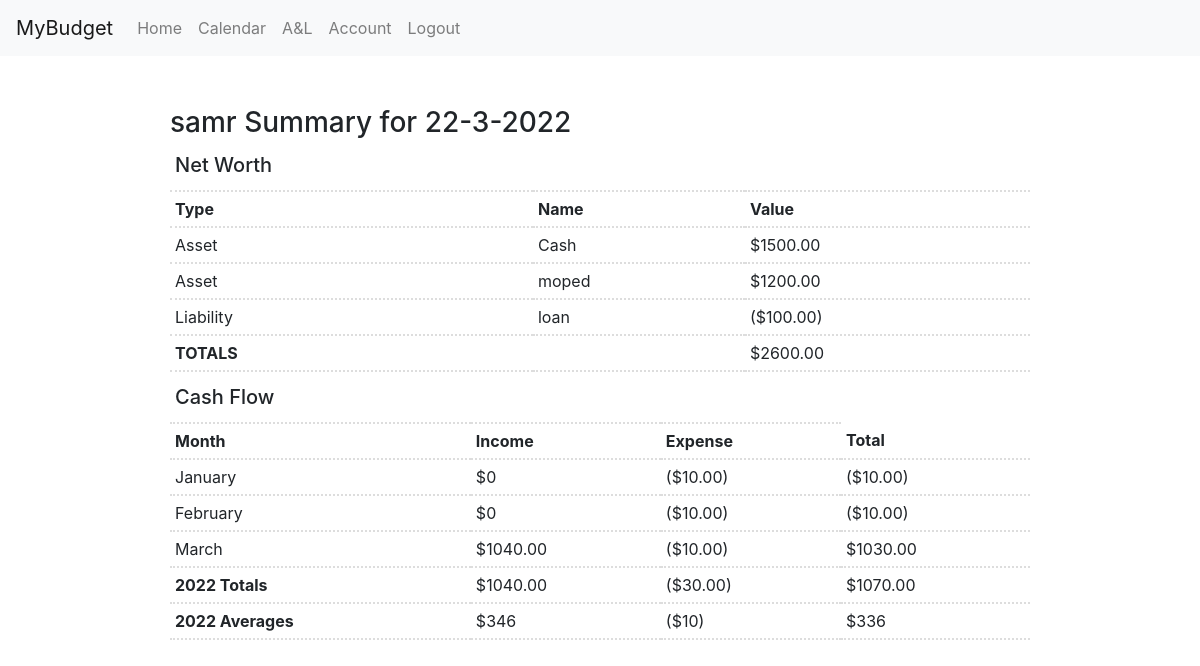
The page / (signed in) on the database as committed earlier.
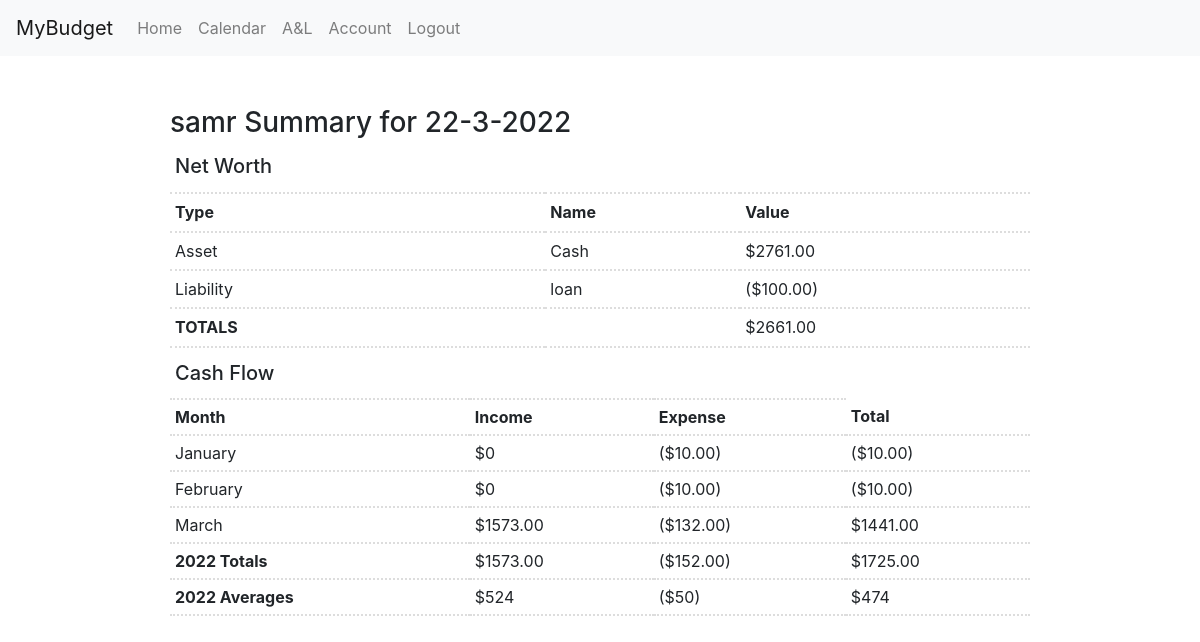
The same page on the database as committed later.
### main/models.py (models this page shows, shortened)
class Profile(models.Model):
    userId = models.OneToOneField(User, on_delete=models.CASCADE,)
    cash = models.DecimalField(max_digits=12, decimal_places=2, blank=False, default=0)

class asset(models.Model):
    asset_id = models.AutoField(primary_key=True)
    name = models.CharField(max_length=50)
    value = models.DecimalField(max_digits=8, decimal_places=2)
    depreciation = models.DecimalField(max_digits=8, decimal_places=2, blank=True, default=0)
    appreciation = models.DecimalField(max_digits=8, decimal_places=2, blank=True, default=0)
    acquisition_date = models.DateField(auto_now_add=True)
    userId = models.ForeignKey(User, on_delete=models.CASCADE, null=False)

class liability(models.Model):
    liability_id = models.AutoField(primary_key=True)
    name = models.CharField(max_length=50)
    value = models.DecimalField(max_digits=8, decimal_places=2, default=0)
    interest = models.DecimalField(max_digits=8, decimal_places=2, default=0)
    payment = models.DecimalField(max_digits=8, decimal_places=2, default=0)
    userId = models.ForeignKey(User, on_delete=models.CASCADE, null=False)
    date_added = models.DateField(auto_now_add=True)

### main/views.py (the view)
# urls.py: path('', views.index, name='index'),
@login_required(login_url='/login/')
def index(request):
    user = request.user
    assets = asset.objects.filter(userId=user)
    liabilities = liability.objects.filter(userId=user)
    try:
        profile = Profile.objects.get(userId=request.user)
        cash = profile.cash
    except:
        return redirect('profile')
    netWorth = cash
    for assetItem in assets:
        netWorth += assetItem.value
    for liaItem in liabilities:
        netWorth -= liaItem.value
    currentYear = date.today().year
    currentMonth = date.today().month
    currentDay = date.today().day
    templateDate = "{day}-{month}-{year}".format(day=currentDay, month=currentMonth, year=currentYear)
    months = ['January', 'February', 'March', 'April', 'May', 'June', 'July', 'August', 'September', 'October', 'November', 'December']
    class monthSummary(object):
        def __init__(self, month, income, expense):
            self.month = month
            self.income = income
            self.expense = expense
            self.sum = self.income - self.expense
            if self.sum < 0:
                self.sum = -self.sum
                self.negativeSum = True
            else:
                self.negativeSum = False
    monthObjects = []
    for x in range(len(months)):
        objectMonth = x + 1
        nextMonth = objectMonth + 1
        if currentMonth < objectMonth:
            continue
        if objectMonth < 10:
            objectMonth = '0' + str(objectMonth)
        else:
            objectMonth = str(objectMonth)
        if nextMonth < 10:
            nextMonth = '0' + str(nextMonth)
        else:
            nextMonth = str(nextMonth)
        firstOfMonth = datetime.fromisoformat("{year}-{month}-01".format(year=currentYear, month=objectMonth))
        lastOfMonth = datetime.fromisoformat("{year}-{month}-01".format(year=currentYear, month=nextMonth))
        monthlyExpense = 0
        monthlyIncome = 0
        monthlyRecurringItems = recurring.objects.filter(userId=user)
        if monthlyRecurringItems:
            for item in monthlyRecurringItems:
                if item.category == "Expense":
                    monthlyExpense += item.value
                elif item.category == "Income":
                    monthlyIncome += item.value
                else:
                    monthlyRecurringCost = 0
        monthDailyObjects = daily.objects.filter(date__gte=firstOfMonth).filter(date__lt=lastOfMonth).filter(userId=user)
        for day in monthDailyObjects:
            monthlyIncome += day.income
            monthlyExpense += day.totalExpenses()
        m = monthSummary(months[x], monthlyIncome, monthlyExpense)
        monthObjects.append(m)
    currentYearIncome = 0
    currentYearExpenses = 0
    for month in monthObjects:
        currentYearIncome += month.income
        currentYearExpenses -= month.expense
    currentYearDiff = currentYearIncome - currentYearExpenses
    currentYearExpenses = -currentYearExpenses
    yearAverageIncome = int(currentYearIncome/len(monthObjects))
    yearAverageExpenses = int(currentYearExpenses/len(monthObjects))
    yearAverageDiff = int(yearAverageIncome - yearAverageExpenses)
    currentYear=str(currentYear)
    context = {"user": user, "templateDate":templateDate, "cash":cash, "assets":assets, "liabilities":liabilities, "netWorth": netWorth, "currentYear":currentYear, "monthObjects":monthObjects, "currentYearIncome":currentYearIncome, "currentYearExpenses":currentYearExpenses, "currentYearDiff":currentYearDiff, "yearAverageIncome":yearAverageIncome, "yearAverageExpenses":yearAverageExpenses, "yearAverageDiff":yearAverageDiff}
    return render(request, 'main/index.html', context)

### main/models.py (called while the page is built)
    def totalExpenses(self):
        dailyExpenseTotal = self.restExp
        dailyExpenseTotal += self.grocExp
        dailyExpenseTotal += self.gasExp
        dailyExpenseTotal += self.uberExp
        dailyExpenseTotal += self.alcExp
        dailyExpenseTotal += self.barberExp
        dailyExpenseTotal += self.barExp
        dailyExpenseTotal += self.discExp
        return dailyExpenseTotal

### main/templates/main/index.html (shortened to what this page needs)
{% extends 'base.html' %}
{% block content %}
    <h3 style="padding-top: 50px;">{{user.username}} Summary for {{templateDate}}</h3>
    <table>
        <tr>
            <th><h5>Net Worth</h5></th>
            <th></th>
            <th></th>
          </tr>
        <tr>
          <th>Type</th>
          <th>Name</th>
          <th>Value</th>
        </tr>
        <tr>
            <td>Asset</td>
            <td>Cash</td>
            <td>${{cash}}</td>
        </tr>
        {% for asset in assets %}
        <tr>
            <td>Asset</td>
            <td>{{asset.name}}</td>
            <td>${{asset.value}}</td>
        </tr>
        {% endfor %}
        {% for liability in liabilities %}
        <tr>
            <td>Liability</td>
            <td>{{liability.name}}</td>
            <td>(${{liability.value}})</td>
        </tr>
        {% endfor %}
        <tr>
            <td><strong>TOTALS</strong></td>
            <td></td>
            <td>${{netWorth}}</td>
        </tr>
    </table>
    <table>
        <tr>
            <th><h5>Cash Flow</h5></th>
            <th></th>
            <th></th>
          </tr>
        <tr>
          <th>Month</th>
          <th>Income</th>
          <th>Expense</th>
          <th>Total</th>
        </tr>
        {% for month in monthObjects %}
        <tr>
            <td>{{month.month}}</td>
            <td>${{month.income}}</td>
            <td>(${{month.expense}})</td>
            {% if month.negativeSum == True %}
            <td>(${{month.sum}})</td>
            {% else %}
            <td>${{month.sum}}</td>
            {% endif %}
        </tr>
        {% endfor %}
        <tr>
            <td><strong>{{currentYear}} Totals</strong></td>
            <td>${{currentYearIncome}}</td>
            <td>(${{currentYearExpenses}})</td>
            <td>${{currentYearDiff}}</td>
        </tr>
        <tr>
            <td><strong>{{currentYear}} Averages</strong></td>
            <td>${{yearAverageIncome}}</td>
            <td>(${{yearAverageExpenses}})</td>
            <td>${{yearAverageDiff}}</td>
        </tr>
    </table>
{% endblock %}

### main/templates/base.html (shortened to what this page needs)
{% load static %}
<!DOCTYPE html>
<html lang="en">
  <head>
    <link rel="stylesheet" type="text/css" href="{% static '/css/style.css' %}">
    <link rel="stylesheet" href="https://maxcdn.bootstrapcdn.com/bootstrap/4.0.0/css/bootstrap.min.css">
  </head>
  <body>
    <nav class="navbar navbar-expand-lg navbar-light bg-light" style="background-color: #e3f2fd;">
      <a class="navbar-brand" href="{% url "index" %}">MyBudget</a>
      <div class="collapse navbar-collapse" id="navbarSupportedContent">
        <ul class="navbar-nav mr-auto">
          <li class="nav-item">
            {% if user.is_authenticated %}
              <a class="nav-link" href="{% url "index" %}">Home<span class="sr-only">(current)</span></a>
            {% else %}
              <a class="nav-link" href="{% url "login" %}">Home<span class="sr-only">(current)</span></a>
            {% endif %}
          </li>
          <li class="nav-item">
            {% if user.is_authenticated %}
              <a class="nav-link" href="{% url "calendar" %}">Calendar</a>
            {% else %}
              <a class="nav-link" href="{% url "login" %}">Calendar</a>
            {% endif %}
          </li>
          <li class="nav-item">
            {% if user.is_authenticated %}
              <a class="nav-link" href="{% url "A&L" %}">A&L</a>
            {% else %}
              <a class="nav-link" href="{% url "login" %}">Reports</a>
            {% endif %}
          </li>
          {% if user.is_authenticated %}
          <a class="nav-link" href="{% url "account" %}">Account</a>
        {% else %}
            <a class="nav-link" href="{% url "login" %}" class="btn btn-">Login</a>
        {% endif %}
          {% if user.is_authenticated %}
          <a class="nav-link" href="{% url "logout" %}">Logout</a>
          {% endif %}
        </ul>
      </div>
    </nav>
    <div id="content", name="content", class="main">
        {% block content %}
        {% endblock content %}
    </div>
  </body>
</html>

### static/css/style.css (style rules this page uses)
.main { margin-Left:160px; margin-Right:160px; padding: 0px 10px; }
a { color: black; background-color: transparent; text-decoration: none; }
table { text-align: left; padding-bottom: 15px; padding-left: 15px; padding-right: 15px; width: 100%; height: 200px; }
th, td { text-align: left; border-bottom: 2px dotted #ddd; border-spacing: 1px; padding-left: 20px; padding: 5px; }

### main/templates/base.html (style rules this page uses)
.main { margin-Left:160px; margin-Right:160px; padding: 0px 10px; }
a { color: black; background-color: transparent; text-decoration: none; }

### main/templates/main/index.html (style rules this page uses)
table { text-align: left; padding-bottom: 15px; padding-left: 15px; padding-right: 15px; width: 100%; height: 200px; }
th, td { text-align: left; border-bottom: 2px dotted #ddd; border-spacing: 1px; padding-left: 20px; padding: 5px; }

Rows that differ between the two databases and show on the page:
removed Profile: cash "1500.00"
removed asset: name "moped", value "1200.00"
added Profile: cash "2761.00"
Other text that changed with them:
{{ netWorth }}: "2600.00" → "2661.00"
{{ currentYearIncome }}: "1040.00" → "1573.00"
{{ currentYearExpenses }}: "30.00" → "152.00"
{{ currentYearDiff }}: "1070.00" → "1725.00"
{{ yearAverageIncome }}: "346" → "524"
{{ yearAverageExpenses }}: "10" → "50"
{{ yearAverageDiff }}: "336" → "474"
new list line: "March $ 1573.00 ($ 132.00 ) $ 1441.00"
list line gone: "March $ 1040.00 ($ 10.00 ) $ 1030.00"
